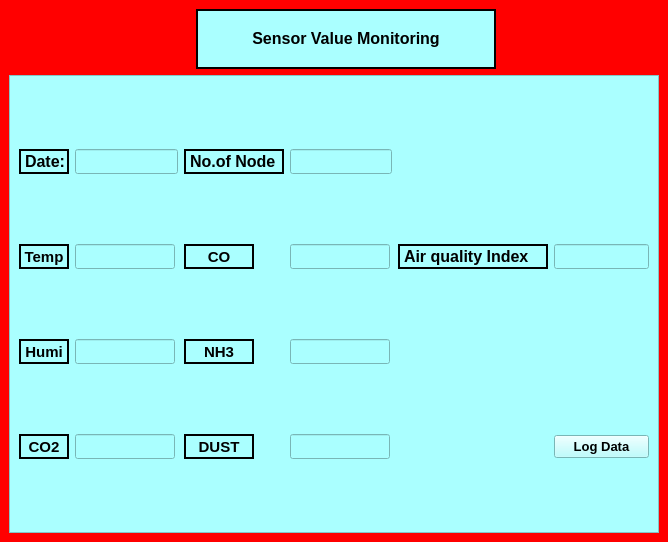
<?xml version="1.0" encoding="UTF-8"?>
<ui version="4.0">
 <class>MainWindow</class>
 <widget class="QMainWindow" name="MainWindow">
  <property name="geometry">
   <rect>
    <x>0</x>
    <y>0</y>
    <width>668</width>
    <height>542</height>
   </rect>
  </property>
  <property name="windowTitle">
   <string>MainWindow</string>
  </property>
  <property name="styleSheet">
   <string notr="true">background-color: rgb(255, 0, 0);</string>
  </property>
  <widget class="QWidget" name="centralwidget">
   <layout class="QGridLayout" name="gridLayout_2">
    <item row="0" column="3">
     <spacer name="horizontalSpacer_2">
      <property name="orientation">
       <enum>Qt::Horizontal</enum>
      </property>
      <property name="sizeHint" stdset="0">
       <size>
        <width>166</width>
        <height>20</height>
       </size>
      </property>
     </spacer>
    </item>
    <item row="0" column="0">
     <widget class="QLabel" name="label_10">
      <property name="minimumSize">
       <size>
        <width>100</width>
        <height>50</height>
       </size>
      </property>
      <property name="maximumSize">
       <size>
        <width>100</width>
        <height>70</height>
       </size>
      </property>
      <property name="text">
       <string/>
      </property>
      <property name="pixmap">
       <pixmap>Logo.jpg</pixmap>
      </property>
      <property name="scaledContents">
       <bool>true</bool>
      </property>
     </widget>
    </item>
    <item row="0" column="2">
     <widget class="QLabel" name="label_5">
      <property name="minimumSize">
       <size>
        <width>300</width>
        <height>40</height>
       </size>
      </property>
      <property name="maximumSize">
       <size>
        <width>350</width>
        <height>60</height>
       </size>
      </property>
      <property name="font">
       <font>
        <pointsize>12</pointsize>
        <weight>75</weight>
        <bold>true</bold>
       </font>
      </property>
      <property name="styleSheet">
       <string notr="true">background-color: rgb(170, 255, 255);</string>
      </property>
      <property name="frameShape">
       <enum>QFrame::WinPanel</enum>
      </property>
      <property name="frameShadow">
       <enum>QFrame::Plain</enum>
      </property>
      <property name="text">
       <string>Sensor Value Monitoring</string>
      </property>
      <property name="textFormat">
       <enum>Qt::RichText</enum>
      </property>
      <property name="alignment">
       <set>Qt::AlignCenter</set>
      </property>
     </widget>
    </item>
    <item row="0" column="1">
     <spacer name="horizontalSpacer">
      <property name="orientation">
       <enum>Qt::Horizontal</enum>
      </property>
      <property name="sizeHint" stdset="0">
       <size>
        <width>40</width>
        <height>20</height>
       </size>
      </property>
     </spacer>
    </item>
    <item row="1" column="0" colspan="4">
     <widget class="QFrame" name="frame">
      <property name="styleSheet">
       <string notr="true">background-color:rgb(170, 255, 255)</string>
      </property>
      <property name="frameShape">
       <enum>QFrame::StyledPanel</enum>
      </property>
      <property name="frameShadow">
       <enum>QFrame::Raised</enum>
      </property>
      <layout class="QGridLayout" name="gridLayout">
       <item row="0" column="0">
        <widget class="QLabel" name="label">
         <property name="minimumSize">
          <size>
           <width>50</width>
           <height>10</height>
          </size>
         </property>
         <property name="maximumSize">
          <size>
           <width>70</width>
           <height>50</height>
          </size>
         </property>
         <property name="font">
          <font>
           <pointsize>12</pointsize>
           <weight>75</weight>
           <bold>true</bold>
          </font>
         </property>
         <property name="frameShape">
          <enum>QFrame::WinPanel</enum>
         </property>
         <property name="text">
          <string>Date:</string>
         </property>
        </widget>
       </item>
       <item row="0" column="1">
        <widget class="QLineEdit" name="lineEdit">
         <property name="minimumSize">
          <size>
           <width>50</width>
           <height>25</height>
          </size>
         </property>
         <property name="maximumSize">
          <size>
           <width>250</width>
           <height>25</height>
          </size>
         </property>
        </widget>
       </item>
       <item row="0" column="2">
        <widget class="QLabel" name="label_2">
         <property name="minimumSize">
          <size>
           <width>100</width>
           <height>10</height>
          </size>
         </property>
         <property name="maximumSize">
          <size>
           <width>100</width>
           <height>50</height>
          </size>
         </property>
         <property name="font">
          <font>
           <pointsize>12</pointsize>
           <weight>75</weight>
           <bold>true</bold>
          </font>
         </property>
         <property name="frameShape">
          <enum>QFrame::WinPanel</enum>
         </property>
         <property name="text">
          <string>No.of Node</string>
         </property>
        </widget>
       </item>
       <item row="0" column="3">
        <widget class="QLineEdit" name="lineEdit_2">
         <property name="minimumSize">
          <size>
           <width>50</width>
           <height>25</height>
          </size>
         </property>
         <property name="maximumSize">
          <size>
           <width>250</width>
           <height>25</height>
          </size>
         </property>
        </widget>
       </item>
       <item row="1" column="0">
        <widget class="QLabel" name="label_4">
         <property name="minimumSize">
          <size>
           <width>50</width>
           <height>10</height>
          </size>
         </property>
         <property name="maximumSize">
          <size>
           <width>70</width>
           <height>25</height>
          </size>
         </property>
         <property name="font">
          <font>
           <pointsize>11</pointsize>
           <weight>75</weight>
           <bold>true</bold>
          </font>
         </property>
         <property name="frameShape">
          <enum>QFrame::WinPanel</enum>
         </property>
         <property name="text">
          <string>Temp</string>
         </property>
         <property name="alignment">
          <set>Qt::AlignCenter</set>
         </property>
        </widget>
       </item>
       <item row="1" column="1">
        <widget class="QLineEdit" name="lineEdit_4">
         <property name="minimumSize">
          <size>
           <width>50</width>
           <height>25</height>
          </size>
         </property>
         <property name="maximumSize">
          <size>
           <width>100</width>
           <height>25</height>
          </size>
         </property>
        </widget>
       </item>
       <item row="1" column="2">
        <widget class="QLabel" name="label_3">
         <property name="minimumSize">
          <size>
           <width>50</width>
           <height>10</height>
          </size>
         </property>
         <property name="maximumSize">
          <size>
           <width>70</width>
           <height>25</height>
          </size>
         </property>
         <property name="font">
          <font>
           <pointsize>11</pointsize>
           <weight>75</weight>
           <bold>true</bold>
          </font>
         </property>
         <property name="frameShape">
          <enum>QFrame::WinPanel</enum>
         </property>
         <property name="text">
          <string>CO</string>
         </property>
         <property name="alignment">
          <set>Qt::AlignCenter</set>
         </property>
        </widget>
       </item>
       <item row="1" column="3">
        <widget class="QLineEdit" name="lineEdit_3">
         <property name="minimumSize">
          <size>
           <width>50</width>
           <height>25</height>
          </size>
         </property>
         <property name="maximumSize">
          <size>
           <width>100</width>
           <height>25</height>
          </size>
         </property>
        </widget>
       </item>
       <item row="1" column="4">
        <widget class="QLabel" name="label_8">
         <property name="minimumSize">
          <size>
           <width>150</width>
           <height>10</height>
          </size>
         </property>
         <property name="maximumSize">
          <size>
           <width>100</width>
           <height>50</height>
          </size>
         </property>
         <property name="font">
          <font>
           <pointsize>12</pointsize>
           <weight>75</weight>
           <bold>true</bold>
          </font>
         </property>
         <property name="frameShape">
          <enum>QFrame::WinPanel</enum>
         </property>
         <property name="text">
          <string>Air quality Index</string>
         </property>
        </widget>
       </item>
       <item row="1" column="5">
        <widget class="QLineEdit" name="lineEdit_7">
         <property name="minimumSize">
          <size>
           <width>50</width>
           <height>25</height>
          </size>
         </property>
         <property name="maximumSize">
          <size>
           <width>100</width>
           <height>25</height>
          </size>
         </property>
        </widget>
       </item>
       <item row="2" column="0">
        <widget class="QLabel" name="label_6">
         <property name="minimumSize">
          <size>
           <width>50</width>
           <height>10</height>
          </size>
         </property>
         <property name="maximumSize">
          <size>
           <width>70</width>
           <height>25</height>
          </size>
         </property>
         <property name="font">
          <font>
           <pointsize>11</pointsize>
           <weight>75</weight>
           <bold>true</bold>
          </font>
         </property>
         <property name="frameShape">
          <enum>QFrame::WinPanel</enum>
         </property>
         <property name="text">
          <string>Humi</string>
         </property>
         <property name="alignment">
          <set>Qt::AlignCenter</set>
         </property>
        </widget>
       </item>
       <item row="2" column="1">
        <widget class="QLineEdit" name="lineEdit_5">
         <property name="minimumSize">
          <size>
           <width>50</width>
           <height>25</height>
          </size>
         </property>
         <property name="maximumSize">
          <size>
           <width>100</width>
           <height>25</height>
          </size>
         </property>
        </widget>
       </item>
       <item row="2" column="2">
        <widget class="QLabel" name="label_7">
         <property name="minimumSize">
          <size>
           <width>50</width>
           <height>10</height>
          </size>
         </property>
         <property name="maximumSize">
          <size>
           <width>70</width>
           <height>25</height>
          </size>
         </property>
         <property name="font">
          <font>
           <pointsize>11</pointsize>
           <weight>75</weight>
           <bold>true</bold>
          </font>
         </property>
         <property name="frameShape">
          <enum>QFrame::WinPanel</enum>
         </property>
         <property name="text">
          <string>NH3</string>
         </property>
         <property name="alignment">
          <set>Qt::AlignCenter</set>
         </property>
        </widget>
       </item>
       <item row="2" column="3">
        <widget class="QLineEdit" name="lineEdit_6">
         <property name="minimumSize">
          <size>
           <width>50</width>
           <height>25</height>
          </size>
         </property>
         <property name="maximumSize">
          <size>
           <width>100</width>
           <height>25</height>
          </size>
         </property>
        </widget>
       </item>
       <item row="2" column="4" colspan="2">
        <widget class="QLabel" name="label_9">
         <property name="maximumSize">
          <size>
           <width>400</width>
           <height>200</height>
          </size>
         </property>
         <property name="text">
          <string/>
         </property>
         <property name="pixmap">
          <pixmap>download.png</pixmap>
         </property>
        </widget>
       </item>
       <item row="3" column="0">
        <widget class="QLabel" name="MQ7">
         <property name="minimumSize">
          <size>
           <width>50</width>
           <height>10</height>
          </size>
         </property>
         <property name="maximumSize">
          <size>
           <width>70</width>
           <height>25</height>
          </size>
         </property>
         <property name="font">
          <font>
           <pointsize>11</pointsize>
           <weight>75</weight>
           <bold>true</bold>
          </font>
         </property>
         <property name="frameShape">
          <enum>QFrame::WinPanel</enum>
         </property>
         <property name="text">
          <string>CO2</string>
         </property>
         <property name="alignment">
          <set>Qt::AlignCenter</set>
         </property>
        </widget>
       </item>
       <item row="3" column="1">
        <widget class="QLineEdit" name="MQ7_data">
         <property name="minimumSize">
          <size>
           <width>50</width>
           <height>25</height>
          </size>
         </property>
         <property name="maximumSize">
          <size>
           <width>100</width>
           <height>25</height>
          </size>
         </property>
        </widget>
       </item>
       <item row="3" column="2">
        <widget class="QLabel" name="MQ7_2">
         <property name="minimumSize">
          <size>
           <width>50</width>
           <height>10</height>
          </size>
         </property>
         <property name="maximumSize">
          <size>
           <width>70</width>
           <height>25</height>
          </size>
         </property>
         <property name="font">
          <font>
           <pointsize>11</pointsize>
           <weight>75</weight>
           <bold>true</bold>
          </font>
         </property>
         <property name="frameShape">
          <enum>QFrame::WinPanel</enum>
         </property>
         <property name="text">
          <string>DUST</string>
         </property>
         <property name="alignment">
          <set>Qt::AlignCenter</set>
         </property>
        </widget>
       </item>
       <item row="3" column="3">
        <widget class="QLineEdit" name="MQ7_data_2">
         <property name="minimumSize">
          <size>
           <width>50</width>
           <height>25</height>
          </size>
         </property>
         <property name="maximumSize">
          <size>
           <width>100</width>
           <height>25</height>
          </size>
         </property>
        </widget>
       </item>
       <item row="3" column="5">
        <widget class="QPushButton" name="pushButton">
         <property name="font">
          <font>
           <pointsize>10</pointsize>
           <weight>75</weight>
           <italic>false</italic>
           <bold>true</bold>
          </font>
         </property>
         <property name="text">
          <string>Log Data</string>
         </property>
        </widget>
       </item>
      </layout>
     </widget>
    </item>
   </layout>
  </widget>
 </widget>
 <resources/>
 <connections/>
</ui>
